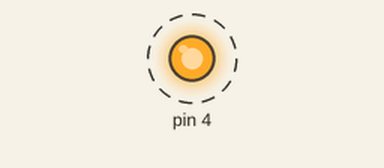
This sketch was run on a simulated Arduino Uno, built with avr-gcc and run on an emulated ATmega328P. Parts: output pins drawn as LEDs (lit = HIGH). Dashed ring = blinking. What the sketch prints to the serial monitor is not drawn.

Above: at 0.5 s.
Timing chart, 0 to 4.6 s (numbered marks = the images above):
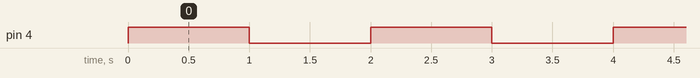

Measured:
- by itself, pin 4: alternates HIGH for 1.0 s and LOW for 1.0 s

The sketch:

05-buzzer.ino
```cpp
// Dit is de BUZZER applicatie
// We sturen hierbij de buzzer aan.

/////////////////////////////////////////////////////////
// Hier komen onze "globale" variabelen.
// Deze kunnen we overal in onze applicatie gebruiken.
/////////////////////////////////////////////////////////


/////////////////////////////////////////////////////////
// Initialisatie code
// Wordt 1x uitgevoerd bij het opstarten
/////////////////////////////////////////////////////////
void setup() {

  // Instellen van de snelheid waarmee we data naar de computer sturen
  Serial.begin(9600);

  // Configureer D4 als een digitale uitgang
  pinMode(4, OUTPUT);
}

/////////////////////////////////////////////////////////
// Het hoofdprogramma
// Dit wordt telkens opnieuw uitgevoerd
/////////////////////////////////////////////////////////
void loop() {

  Serial.println("We zetten de BUZZER aan");
  digitalWrite(4, HIGH);    // Uitgang aanzetten (HOOG = 5V)
  delay(1000);    // Even wachten (1000ms = 1s)

  Serial.println("We zetten de BUZZER uit");
  digitalWrite(4, LOW);    // Uitgang uitzetten (LAAG = 0V)
  delay(1000);    // Even wachten (1000ms = 1s)

}
```
